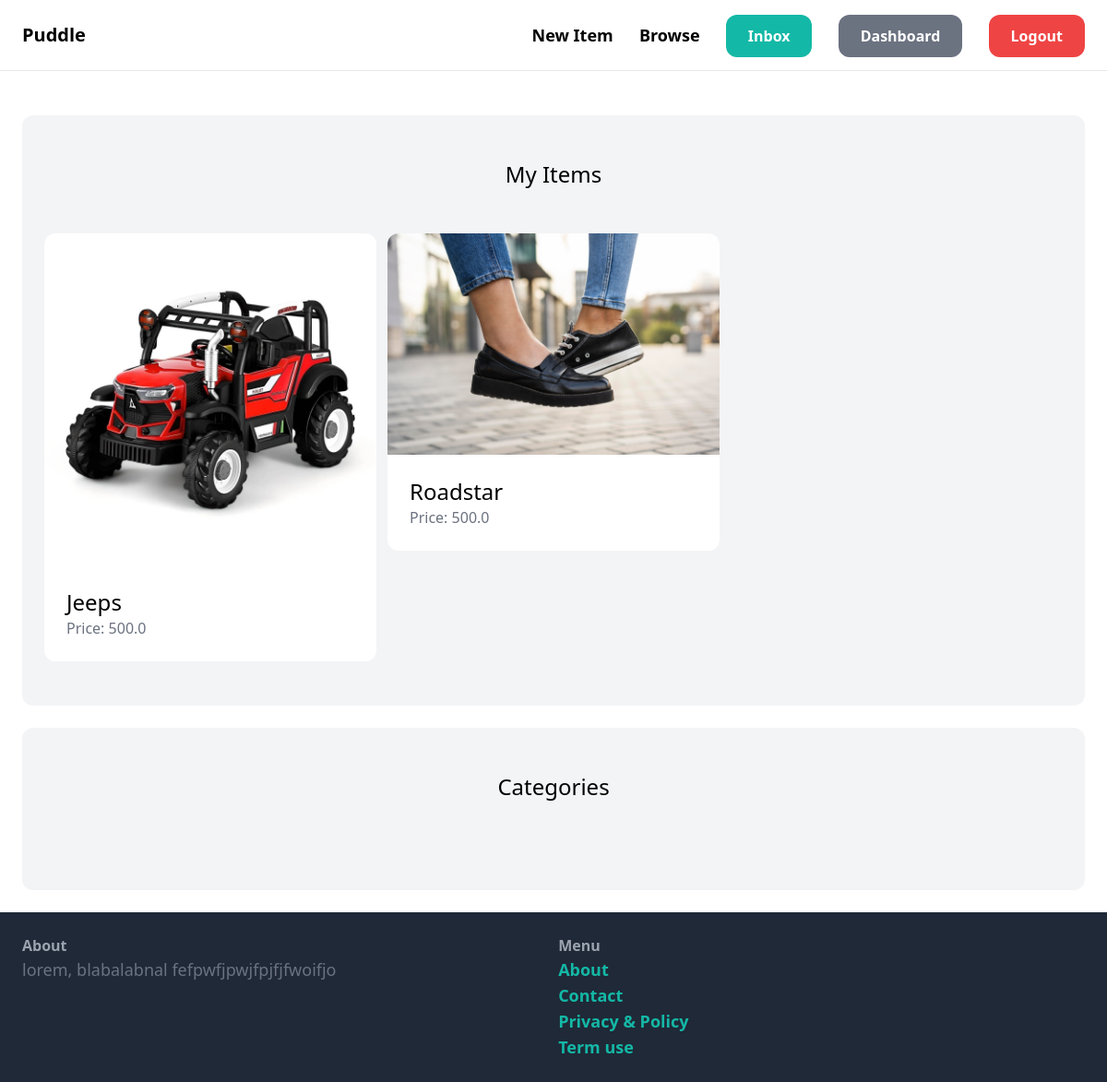
The app's page /dashboard/ (signed in) with its own data.
### item/models.py (models this page shows, shortened)
class Item(models.Model):
    category = models.ForeignKey(Category, related_name='items', on_delete=models.CASCADE)
    name = models.CharField(max_length=255)
    description = models.TextField(null=True, blank=True)
    price = models.FloatField()
    image = models.ImageField(upload_to='item_images', blank=True, null=True)
    is_sold = models.BooleanField(default=False)
    created_by = models.ForeignKey(User, related_name='items', on_delete=models.CASCADE)
    created_at = models.DateTimeField(auto_now_add=True)

### dashboard/views.py (the view)
# urls.py: path('',views.index, name='index'),
@login_required
def index(request):
    items = Item.objects.filter(created_by=request.user)
    return render(request, 'dashboard/index.html', {'items':items})

### dashboard/templates/dashboard/index.html (shortened to what this page needs)
{% extends "core/base.html" %}
{% block content %}
<div class="mt-6 px-6 py-12 bg-gray-100 rounded-xl">
    <h2 class="mb-12 text-2xl text-center">My Items</h2>
    <div class="grid grid-cols-3 gap-3">
        {% for item in items %}
            <div>
                <a href="{% url "item:detail" item.id %}">
                    <div>
                        {% if item.image %}
                        <img src="{{ item.image.url }}" class="rounded-t-xl">
                        {% else %}
                            <p>No image uploaded</p>
                        {% endif %}
                    </div>
                    <div class="p-6 bg-white rounded-b-xl">
                        <h2 class="text-2xl">{{item.name}}</h2>
                        <p class="text-gray-500">Price: {{item.price}}</p>
                    </div>
                </a>
            </div>
        {% endfor %}
    </div>
</div>
<div class="mt-6 px-6 py-12 bg-gray-100 rounded-xl">
    <h2 class="mb-12 text-2xl text-center">Categories</h2>
</div>
{% endblock content %}

### records on screen
Item: image (picture), name "Jeeps", price "500.0"
Item: image (picture), name "Roadstar", price "500.0"
